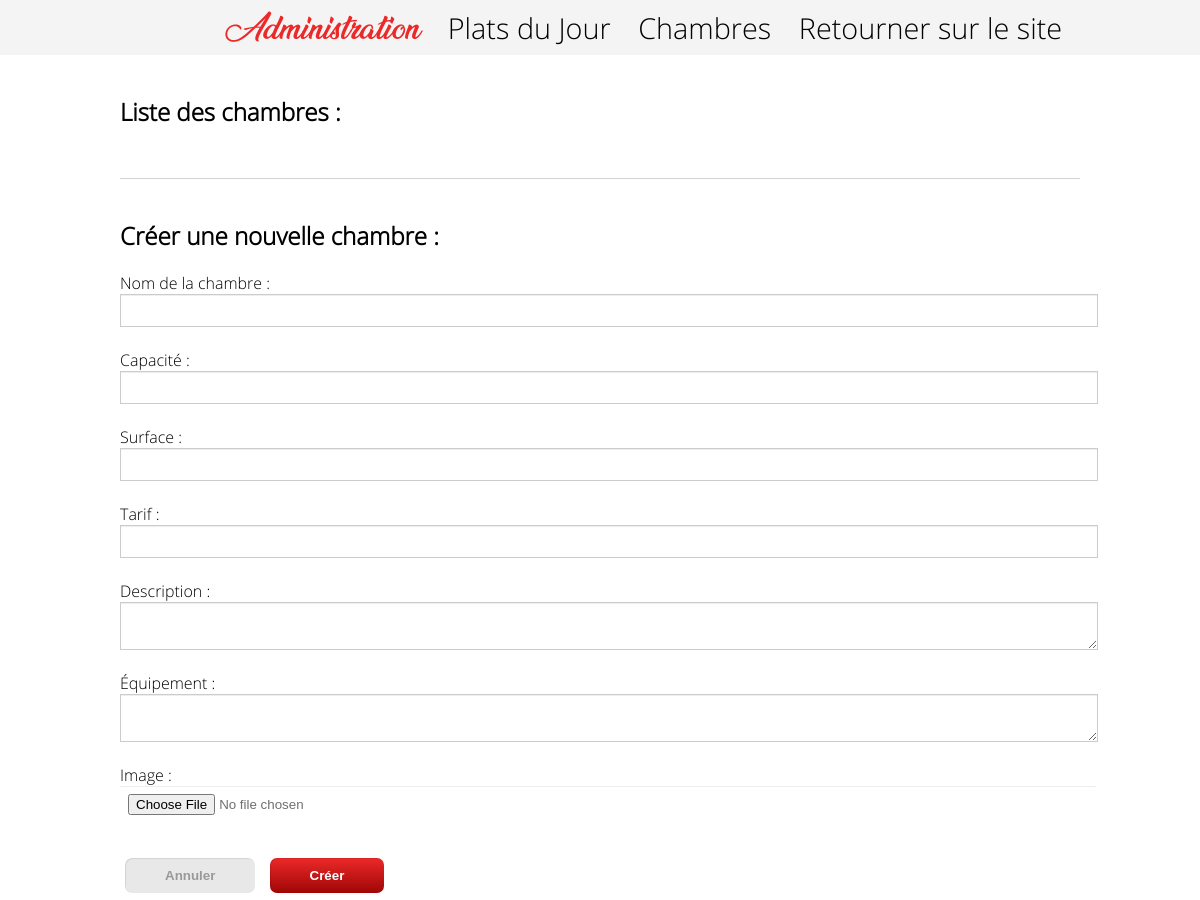
/admin/chambre/chambre.php (upper part), run on an earlier commit of the app's database.
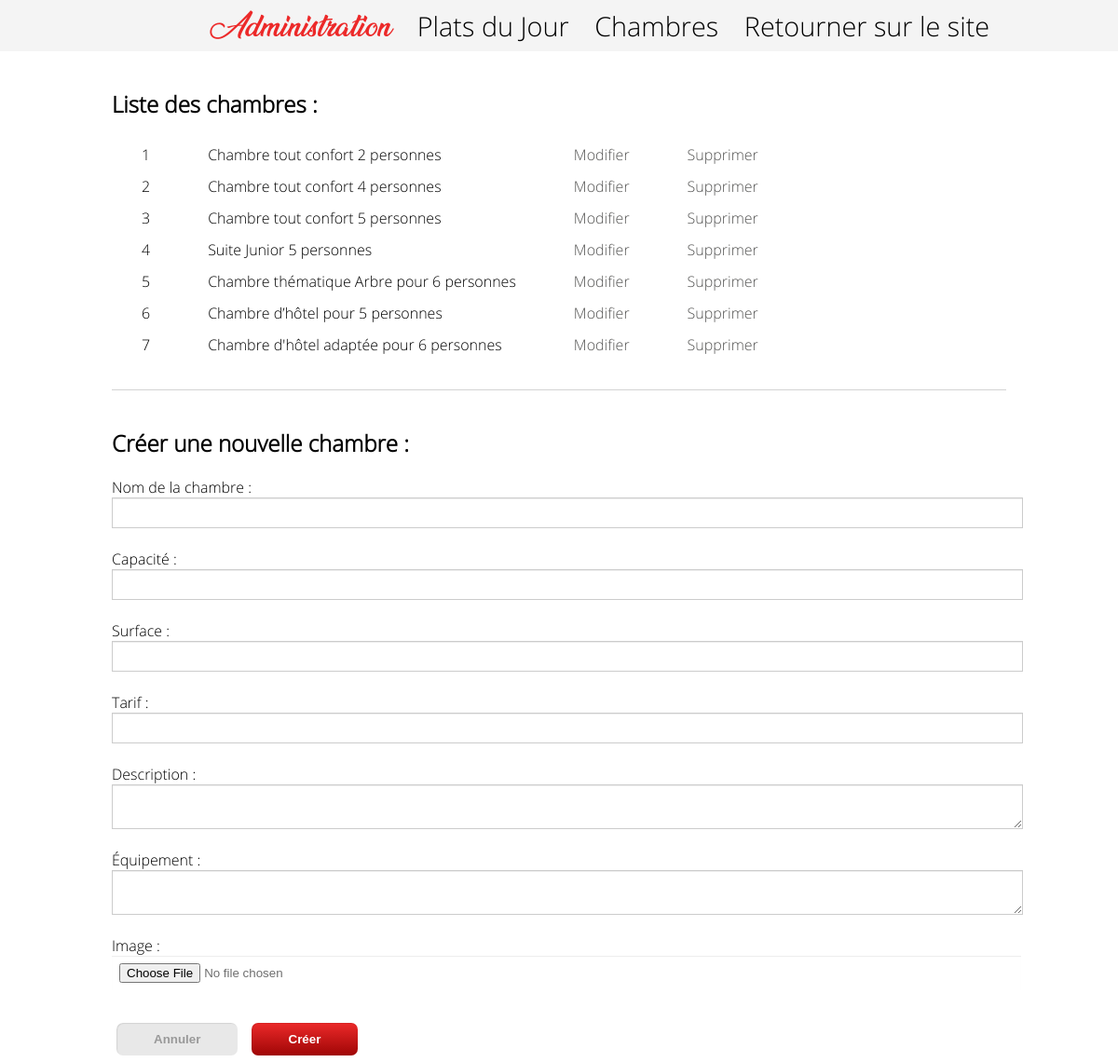
And on a later commit of the database.
### tables this page shows
CREATE TABLE IF NOT EXISTS Chambre(
	id_chambre	INTEGER NOT NULL AUTO_INCREMENT,
	nom			VARCHAR(255) NOT NULL,
	description	TEXT NOT NULL,
	capacite	INTEGER NOT NULL,
	surface		DECIMAL(6,2) NOT NULL,
	tarif		DECIMAL(6,2) NOT NULL,
	equipement	TEXT NOT NULL,
  	PRIMARY KEY (id_chambre)
);

### admin/chambre/chambre.php (the view, shortened to what this page needs)
<!DOCTYPE html>
<html>
  <head>
    <link rel="stylesheet" href="../../css/style.css">
  </head>
  <body>
    <?php require "../admMenu.php"; ?>
  <div id="contenu">
    <section>
      <header>
        <h2>Liste des chambres :</h2>
      </header>
        <table>
<?php
  require "../../inc/config.php";
  $result = $conn->prepare('SELECT * FROM Chambre');
  $result->execute();
  while ($data = $result->fetch()) {
    $html = '<tr>';
    $html .= '<td>' .$data['id_chambre'] . '</td>';
    $html .= '<td>' . $data['nom'] . '</td>';
    $html .= '<td><a href="editChambre.php?id=' . $data['id_chambre'] . '">Modifier</a></td>';
    $html .= '<td><a href="supprChambre.php?id=' . $data['id_chambre'] . '">Supprimer</a></td>';
    $html .= '</tr>';
    echo $html;
  }
?>
      </table>
    </section>
    <section>
      <header><hr/>
        <h2>Créer une nouvelle chambre :</h2>
      </header>
      <form method="post" action="creerChambre.php" enctype="multipart/form-data">
        <label for="nom">Nom de la chambre :</label>
        <input type="text" id="nom" name="nom"/>
        <br/>
        <label for="capacite">Capacité : </label>
        <input type="number" id="capacite" name="capacite"/>
        <br/>
        <label for="surface">Surface : </label>
        <input type="number" id="surface" name="surface"/>
        <br/>
        <label for="tarif">Tarif : </label>
        <input type="number" id="tarif" name="tarif"/>
        <br/>
        <label for="description">Description : </label>
        <textarea id="description" name="description"></textarea>
        <br/>
        <label for="equipement">Équipement : </label>
        <textarea id="equipement" name="equipement"></textarea>
        <br/>
        <label>Image : </label>
        <input type="file" style="border:none" name="image"/>
          <br/>
        <div class="boutons">
          <button type="reset">Annuler</button>
          <button type="submit">Créer</button>
        </div>
      </form>
    </section>
    </div>
  </body>
</html>

What changed in the data, as far as the page shows it:
added chambre: id_chambre "1", nom "Chambre tout confort 2 personnes"
added chambre: id_chambre "2", nom "Chambre tout confort 4 personnes"
added chambre: id_chambre "3", nom "Chambre tout confort 5 personnes"
added chambre: id_chambre "4", nom "Suite Junior 5 personnes"
added chambre: id_chambre "5", nom "Chambre thématique Arbre pour 6 personnes"
added chambre: id_chambre "6", nom "Chambre d’hôtel pour 5 personnes"
added chambre: id_chambre "7", nom "Chambre d'hôtel adaptée pour 6 personnes"
